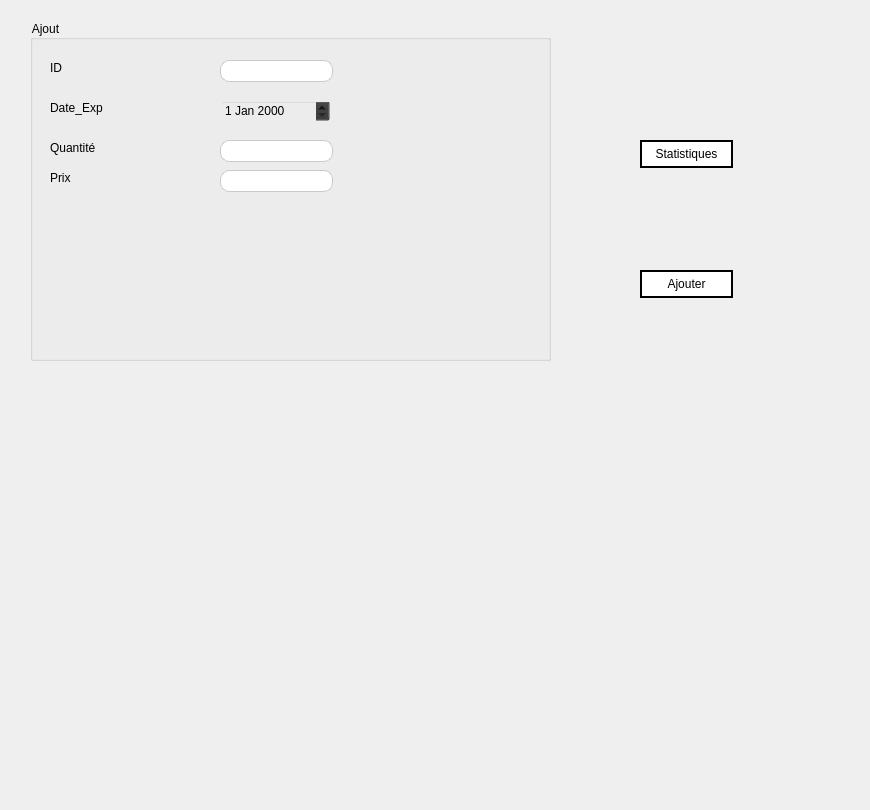
      <widget class="QWidget" name="tab_138">
       <attribute name="title">
        <string>Ajouter un équipement</string>
       </attribute>
       <widget class="QGroupBox" name="groupBox">
        <property name="geometry">
         <rect>
          <x>30</x>
          <y>20</y>
          <width>521</width>
          <height>341</height>
         </rect>
        </property>
        <property name="styleSheet">
         <string notr="true">QToolTip
{
border: 1px solid black;
background-color: #ffa02f;
padding: 1px;
border-radius: 3px;
opacity: 100;
color: black;
}

QWidget
{
    color: #000000;
    background-color: rgba(50, 50, 50, 0);
font: 87 8pt &quot;Segoe UI Black&quot;;
}

QWidget:item:hover
{
    background-color: QLinearGradient( x1: 0, y1: 0, x2: 0, y2: 1, stop: 0 #ffa02f, stop: 1 #ca0619);
    color: #ffde59;
}

QWidget:item:selected
{
    background-color: QLinearGradient( x1: 0, y1: 0, x2: 0, y2: 1, stop: 0 #ffde59, stop: 1 #ffde59);
}

QMenuBar::item
{
    background: transparent;
}

QMenuBar::item:selected
{
    background: transparent;
    border: 1px solid #ffaa00;
}

QMenuBar::item:pressed
{
    background: #ffde59;
    border: 1px solid #000;
    background-color: QLinearGradient(
        x1:0, y1:0,
        x2:0, y2:1,
        stop:1 #212121,
        stop:0.4 #343434/*,
        stop:0.2 #343434,
        stop:0.1 #ffaa00*/
    );
    margin-bottom:-1px;
    padding-bottom:1px;
}

QMenu
{
    border: 1px solid #000;
}

QMenu::item
{
    padding: 2px 20px 2px 20px;
}

QMenu::item:selected
{
    color: #000000;
}

QWidget:disabled
{
    color: #404040;
    background-color: #323232;
}

QAbstractItemView
{
    background-color: QLinearGradient( x1: 0, y1: 0, x2: 0, y2: 1, stop: 0 #4d4d4d, stop: 0.1 #646464, stop: 1 #5d5d5d);
}

QWidget:focus
{
    /*border: 2px solid QLinearGradient( x1: 0, y1: 0, x2: 0, y2: 1, stop: 0 #ffa02f, stop: 1 #d7801a);*/
}

QLineEdit
{
    background-color: QLinearGradient( x1: 0, y1: 0, x2: 0, y2: 1, stop: 0 #4d4d4d, stop: 0 #646464, stop: 1 #5d5d5d);
    padding: 1px;
    border-style: solid;
    border: 1px solid #1e1e1e;
    border-radius: 5;
}

QPushButton
{
    color: #b1b1b1;
    background-color: QLinearGradient( x1: 0, y1: 0, x2: 0, y2: 1, stop: 0 #565656, stop: 0.1 #525252, stop: 0.5 #4e4e4e, stop: 0.9 #4a4a4a, stop: 1 #464646);
    border-width: 1px;
    border-color: #ffde59;
    border-style: solid;
    border-radius: 6;
    padding: 3px;
    font-size: 12px;
    padding-left: 5px;
    padding-right: 5px;
}

QPushButton:pressed
{
    background-color: QLinearGradient( x1: 0, y1: 0, x2: 0, y2: 1, stop: 0 #2d2d2d, stop: 0.1 #2b2b2b, stop: 0.5 #292929, stop: 0.9 #282828, stop: 1 #252525);
}

QComboBox
{
    selection-background-color: #ffaa00;
    background-color: QLinearGradient( x1: 0, y1: 0, x2: 0, y2: 1, stop: 0 #565656, stop: 0.1 #525252, stop: 0.5 #4e4e4e, stop: 0.9 #4a4a4a, stop: 1 #464646);
    border-style: solid;
    border: 1px solid #1e1e1e;
    border-radius: 5;
}

QComboBox:hover,QPushButton:hover
{
    border: 2px solid QLinearGradient( x1: 0, y1: 0, x2: 0, y2: 1, stop: 0 #ffa02f, stop: 1 #d7801a);
}


QComboBox:on
{
    padding-top: 3px;
    padding-left: 4px;
    background-color: QLinearGradient( x1: 0, y1: 0, x2: 0, y2: 1, stop: 0 #2d2d2d, stop: 0.1 #2b2b2b, stop: 0.5 #292929, stop: 0.9 #282828, stop: 1 #252525);
    selection-background-color: #ffaa00;
}

QComboBox QAbstractItemView
{
    border: 2px solid darkgray;
    selection-background-color: QLinearGradient( x1: 0, y1: 0, x2: 0, y2: 1, stop: 0 #ffa02f, stop: 1 #d7801a);
}

QComboBox::drop-down
{
     subcontrol-origin: padding;
     subcontrol-position: top right;
     width: 15px;

     border-left-width: 0px;
     border-left-color: darkgray;
     border-left-style: solid; /* just a single line */
     border-top-right-radius: 3px; /* same radius as the QComboBox */
     border-bottom-right-radius: 3px;
 }

QComboBox::down-arrow
{
     image: url(:/down_arrow.png);
}

QGroupBox:focus
{
border: 2px solid QLinearGradient( x1: 0, y1: 0, x2: 0, y2: 1, stop: 0 #ffa02f, stop: 1 #d7801a);
}

QTextEdit:focus
{
    border: 2px solid QLinearGradient( x1: 0, y1: 0, x2: 0, y2: 1, stop: 0 #ffa02f, stop: 1 #d7801a);
}

QScrollBar:horizontal {
     border: 1px solid #222222;
     background: QLinearGradient( x1: 0, y1: 0, x2: 0, y2: 1, stop: 0.0 #ffde59, stop: 0.2 #ffde59, stop: 1 #ffde59);
     height: 7px;
     margin: 0px 16px 0 16px;
}

QScrollBar::handle:horizontal
{
      background: QLinearGradient( x1: 0, y1: 0, x2: 1, y2: 0, stop: 0 #ffde59, stop: 0.5 #ffde59, stop: 1 #ffde59);
      min-height: 20px;
      border-radius: 2px;
}

QScrollBar::add-line:horizontal {
      border: 1px solid #1b1b19;
      border-radius: 2px;
      background: QLinearGradient( x1: 0, y1: 0, x2: 1, y2: 0, stop: 0 #ffde59, stop: 1 #ffde59);
      width: 14px;
      subcontrol-position: right;
      subcontrol-origin: margin;
}

QScrollBar::sub-line:horizontal {
      border: 1px solid #1b1b19;
      border-radius: 2px;
      background: QLinearGradient( x1: 0, y1: 0, x2: 1, y2: 0, stop: 0 #ffa02f, stop: 1 #d7801a);
      width: 14px;
     subcontrol-position: left;
     subcontrol-origin: margin;
}

QScrollBar::right-arrow:horizontal, QScrollBar::left-arrow:horizontal
{
      border: 1px solid black;
      width: 1px;
      height: 1px;
      background: white;
}

QScrollBar::add-page:horizontal, QScrollBar::sub-page:horizontal
{
      background: none;
}

QScrollBar:vertical
{
      background: QLinearGradient( x1: 0, y1: 0, x2: 1, y2: 0, stop: 0.0 #ffde59, stop: 0.2 #282828, stop: 1 #484848);
      width: 7px;
      margin: 16px 0 16px 0;
      border: 1px solid #222222;
}

QScrollBar::handle:vertical
{
      background: QLinearGradient( x1: 0, y1: 0, x2: 0, y2: 1, stop: 0 #ffde59, stop: 0.5 #d7801a, stop: 1 #ffde59);
      min-height: 20px;
      border-radius: 2px;
}

QScrollBar::add-line:vertical
{
      border: 1px solid #1b1b19;
      border-radius: 2px;
      background: QLinearGradient( x1: 0, y1: 0, x2: 0, y2: 1, stop: 0 #ffde59, stop: 1 #ffde59);
      height: 14px;
      subcontrol-position: bottom;
      subcontrol-origin: margin;
}

QScrollBar::sub-line:vertical
{
      border: 1px solid #1b1b19;
      border-radius: 2px;
      background: QLinearGradient( x1: 0, y1: 0, x2: 0, y2: 1, stop: 0 #ffde59, stop: 1 #ffde59);
      height: 14px;
      subcontrol-position: top;
      subcontrol-origin: margin;
}

QScrollBar::up-arrow:vertical, QScrollBar::down-arrow:vertical
{
      border: 1px solid black;
      width: 1px;
      height: 1px;
      background: white;
}


QScrollBar::add-page:vertical, QScrollBar::sub-page:vertical
{
      background: none;
}

QTextEdit
{
    background-color: #242424;
}

QPlainTextEdit
{
    background-color: #242424;
}

QHeaderView::section
{
    background-color: QLinearGradient(x1:0, y1:0, x2:0, y2:1, stop:0 #616161, stop: 0.5 #505050, stop: 0.6 #434343, stop:1 #656565);
    color: white;
    padding-left: 4px;
    border: 1px solid #6c6c6c;
}

QCheckBox:disabled
{
color: #414141;
}

QDockWidget::title
{
    text-align: center;
    spacing: 3px; /* spacing between items in the tool bar */
    background-color: QLinearGradient(x1:0, y1:0, x2:0, y2:1, stop:0 #323232, stop: 0.5 #242424, stop:1 #323232);
}

QDockWidget::close-button, QDockWidget::float-button
{
    text-align: center;
    spacing: 1px; /* spacing between items in the tool bar */
    background-color: QLinearGradient(x1:0, y1:0, x2:0, y2:1, stop:0 #323232, stop: 0.5 #242424, stop:1 #323232);
}

QDockWidget::close-button:hover, QDockWidget::float-button:hover
{
    background: #242424;
}

QDockWidget::close-button:pressed, QDockWidget::float-button:pressed
{
    padding: 1px -1px -1px 1px;
}

QMainWindow::separator
{
    background-color: QLinearGradient(x1:0, y1:0, x2:0, y2:1, stop:0 #161616, stop: 0.5 #151515, stop: 0.6 #212121, stop:1 #343434);
    color: white;
    padding-left: 4px;
    border: 1px solid #4c4c4c;
    spacing: 3px; /* spacing between items in the tool bar */
}

QMainWindow::separator:hover
{

    background-color: QLinearGradient(x1:0, y1:0, x2:0, y2:1, stop:0 #d7801a, stop:0.5 #b56c17 stop:1 #ffa02f);
    color: white;
    padding-left: 4px;
    border: 1px solid #6c6c6c;
    spacing: 3px; /* spacing between items in the tool bar */
}

QToolBar::handle
{
     spacing: 3px; /* spacing between items in the tool bar */
     background: url(:/images/handle.png);
}

QMenu::separator
{
    height: 2px;
    background-color: QLinearGradient(x1:0, y1:0, x2:0, y2:1, stop:0 #161616, stop: 0.5 #151515, stop: 0.6 #212121, stop:1 #343434);
    color: white;
    padding-left: 4px;
    margin-left: 10px;
    margin-right: 5px;
}

QProgressBar
{
    border: 2px solid grey;
    border-radius: 5px;
    text-align: center;
}

QProgressBar::chunk
{
    background-color: #ffde59;
    width: 2.15px;
    margin: 0.5px;
}

QTabBar::tab {
    color: #ffde59;
    border: 1px solid #444;
    border-bottom-style: none;
    background-color: #323232;
    padding-left: 10px;
    padding-right: 10px;
    padding-top: 3px;
    padding-bottom: 2px;
    margin-right: -1px;
}

QTabWidget::pane {
    border: 1px solid #444;
    top: 1px;
}

QTabBar::tab:last
{
    margin-right: 0; /* the last selected tab has nothing to overlap with on the right */
    border-top-right-radius: 3px;
}

QTabBar::tab:first:!selected
{
 margin-left: 0px; /* the last selected tab has nothing to overlap with on the right */


    border-top-left-radius: 3px;
}

QTabBar::tab:!selected
{
    color: #b1b1b1;
    border-bottom-style: solid;
    margin-top: 3px;
    background-color: QLinearGradient(x1:0, y1:0, x2:0, y2:1, stop:1 #212121, stop:.4 #343434);
}

QTabBar::tab:selected
{
    border-top-left-radius: 3px;
    border-top-right-radius: 3px;
    margin-bottom: 0px;
}

QTabBar::tab:!selected:hover
{
    /*border-top: 2px solid #ffaa00;
    padding-bottom: 3px;*/
    border-top-left-radius: 3px;
    border-top-right-radius: 3px;
    background-color: QLinearGradient(x1:0, y1:0, x2:0, y2:1, stop:1 #212121, stop:0.4 #343434, stop:0.2 #343434, stop:0.1 #ffaa00);
}

QRadioButton::indicator:checked, QRadioButton::indicator:unchecked{
    color: #b1b1b1;
    background-color: #323232;
    border: 1px solid #b1b1b1;
    border-radius: 6px;
}

QRadioButton::indicator:checked
{
    background-color: qradialgradient(
        cx: 0.5, cy: 0.5,
        fx: 0.5, fy: 0.5,
        radius: 1.0,
        stop: 0.25 #ffaa00,
        stop: 0.3 #323232
    );
}

QCheckBox::indicator{
    color: #b1b1b1;
    background-color: #323232;
    border: 1px solid #b1b1b1;
    width: 9px;
    height: 9px;
}

QRadioButton::indicator
{
    border-radius: 6px;
}

QRadioButton::indicator:hover, QCheckBox::indicator:hover
{
    border: 1px solid #ffaa00;
}

QCheckBox::indicator:checked
{
    image:url(:/images/checkbox.png);
}

QCheckBox::indicator:disabled, QRadioButton::indicator:disabled
{
    border: 1px solid #444;
}</string>
        </property>
        <property name="title">
         <string>Ajout</string>
        </property>
        <widget class="QLabel" name="label_19">
         <property name="geometry">
          <rect>
           <x>20</x>
           <y>40</y>
           <width>71</width>
           <height>16</height>
          </rect>
         </property>
         <property name="text">
          <string>ID</string>
         </property>
        </widget>
        <widget class="QLabel" name="label_18">
         <property name="geometry">
          <rect>
           <x>20</x>
           <y>80</y>
           <width>91</width>
           <height>16</height>
          </rect>
         </property>
         <property name="text">
          <string>Date_Exp</string>
         </property>
        </widget>
        <widget class="QLabel" name="label_17">
         <property name="geometry">
          <rect>
           <x>20</x>
           <y>120</y>
           <width>81</width>
           <height>16</height>
          </rect>
         </property>
         <property name="text">
          <string>Quantité</string>
         </property>
        </widget>
        <widget class="QLabel" name="label_16">
         <property name="geometry">
          <rect>
           <x>20</x>
           <y>150</y>
           <width>56</width>
           <height>16</height>
          </rect>
         </property>
         <property name="text">
          <string>Prix</string>
         </property>
        </widget>
        <widget class="QLineEdit" name="lineEdit_12">
         <property name="geometry">
          <rect>
           <x>190</x>
           <y>40</y>
           <width>113</width>
           <height>22</height>
          </rect>
         </property>
         <property name="styleSheet">
          <string notr="true">QLineEdit {
background-color: #ffffff;
border: 1px solid #c9c9c9;
border-radius: 9px;
padding: 2px 8px;
}

QLineEdit:focus {
border-color: #1e90ff;
}</string>
         </property>
        </widget>
        <widget class="QLineEdit" name="lineEdit_17">
         <property name="geometry">
          <rect>
           <x>190</x>
           <y>120</y>
           <width>113</width>
           <height>22</height>
          </rect>
         </property>
         <property name="styleSheet">
          <string notr="true">QLineEdit {
background-color: #ffffff;
border: 1px solid #c9c9c9;
border-radius: 9px;
padding: 2px 8px;
}

QLineEdit:focus {
border-color: #1e90ff;
}</string>
         </property>
         <property name="inputMask">
          <string/>
         </property>
        </widget>
        <widget class="QLineEdit" name="lineEdit_11">
         <property name="geometry">
          <rect>
           <x>190</x>
           <y>150</y>
           <width>113</width>
           <height>22</height>
          </rect>
         </property>
         <property name="styleSheet">
          <string notr="true">QLineEdit {
background-color: #ffffff;
border: 1px solid #c9c9c9;
border-radius: 9px;
padding: 2px 8px;
}

QLineEdit:focus {
border-color: #1e90ff;
}</string>
         </property>
        </widget>
        <widget class="QDateEdit" name="dateEdit_3">
         <property name="geometry">
          <rect>
           <x>190</x>
           <y>80</y>
           <width>110</width>
           <height>22</height>
          </rect>
         </property>
        </widget>
       </widget>
       <widget class="QPushButton" name="pushButton_5">
        <property name="geometry">
         <rect>
          <x>640</x>
          <y>270</y>
          <width>93</width>
          <height>28</height>
         </rect>
        </property>
        <property name="styleSheet">
         <string notr="true">QPushButton {
border: 2px solid black;
font: 87 7pt &quot;Segoe UI Black&quot;;
	background-color: rgb(255, 255, 255);

}</string>
        </property>
        <property name="text">
         <string>Ajouter</string>
        </property>
       </widget>
       <widget class="QLabel" name="label_218">
        <property name="geometry">
         <rect>
          <x>-60</x>
          <y>-80</y>
          <width>861</width>
          <height>801</height>
         </rect>
        </property>
        <property name="text">
         <string/>
        </property>
        <property name="pixmap">
         <pixmap resource="fond.qrc">:/Plan de travail 1@3x.png</pixmap>
        </property>
       </widget>
       <widget class="QPushButton" name="pushButton_6">
        <property name="geometry">
         <rect>
          <x>640</x>
          <y>140</y>
          <width>93</width>
          <height>28</height>
         </rect>
        </property>
        <property name="styleSheet">
         <string notr="true">QPushButton {
border: 2px solid black;
font: 87 7pt &quot;Segoe UI Black&quot;;
	background-color: rgb(255, 255, 255);

}</string>
        </property>
        <property name="text">
         <string>Statistiques</string>
        </property>
       </widget>
       <zorder>label_218</zorder>
       <zorder>groupBox</zorder>
       <zorder>pushButton_5</zorder>
       <zorder>pushButton_6</zorder>
      </widget>
